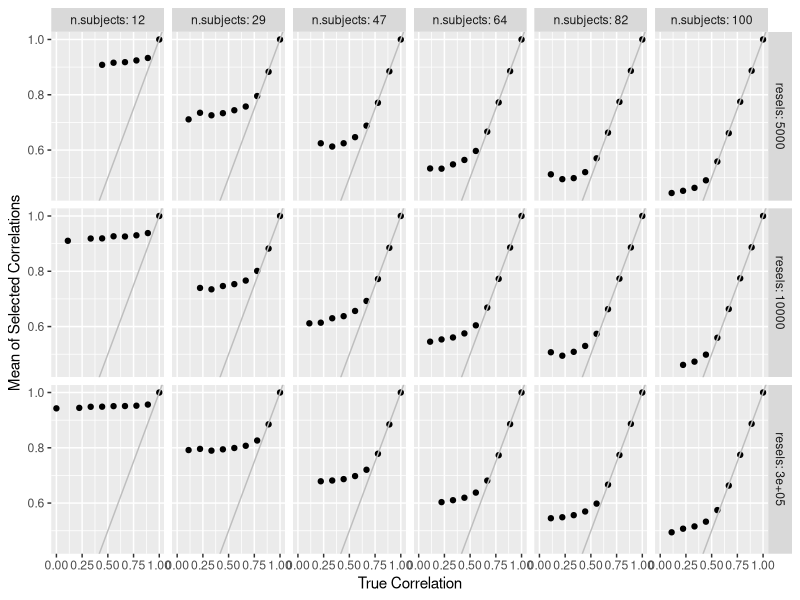

Write the R code that produced this figure.
#### Simulate distribution of correlation after selection ####



getRejectedDistribution <- function (resels, 
                                     n.subjects, 
                                     rho, 
                                     error.rate, 
                                     error.type='BH') {
  rho.sd<- 1 / sqrt(n.subjects-3)
  rho.z<- atanh(rho)
  correlations<- tanh(rnorm(resels, mean=rho.z, sd=rho.sd ))
  pvals<- 2 * pnorm(abs(atanh(correlations)), sd=rho.sd, lower.tail=FALSE)
  
  adjusted.pvals<- p.adjust(pvals, method=error.type)
  rejection.indicator<- adjusted.pvals < error.rate
  result<- correlations[rejection.indicator]
  return(result)  
}
## Testing:
# .testing<- getRejectedDistribution(resels=111, n.subjects=16, rho=0.2, error.rate=0.5)
# mean(.testing)


# Minimal number of resels was computed from Tom et al's data
# Maximal number of resels equal number of voxels
configurations<- expand.grid(
  resels=round(c(5e3, 1e4, 3e5),-1),              
  n.subjects=floor(seq(12, 100, length.out=6)),
  rho=seq(0,1, length.out=10),
  error.rate=c(0.05, 0.2), 
  error.type='bonf', stringsAsFactors=FALSE)



## Run simulation
selected.correlations<- list()
for(i in 1: nrow(configurations)){
  selected.correlations[[i]]<- do.call(getRejectedDistribution, as.list(configurations[i,]))
}



## Compute means:
selection.bias<- cbind(configurations, 
                       mean=sapply(selected.correlations, mean, na.rm=TRUE),
                       median=sapply(selected.correlations, median, na.rm=TRUE),
                       sd=sapply(selected.correlations, sd, na.rm=TRUE), 
                       n=sapply(selected.correlations, function(x) sum(!is.na(x))))
selection.bias$arm<- with(selection.bias, sd/sqrt(n)*2)


# To report SEs in paper:
max(selection.bias$arm, na.rm=TRUE)


## Vizualize results:
library(ggplot2)
error.rates<- unique(selection.bias$error.rate)
.subset<- subset(selection.bias, error.rate==error.rates[1])

base.plot<- ggplot(data=.subset) + xlab("True Correlation") + ylab("Mean of Selected Correlations")+
  geom_point(aes(y=mean , x=rho)) + 
  facet_grid(resels~ n.subjects , labeller = label_both) +
  geom_abline(intercept = 0, slope = 1, lty=1, col='grey')
base.plot






